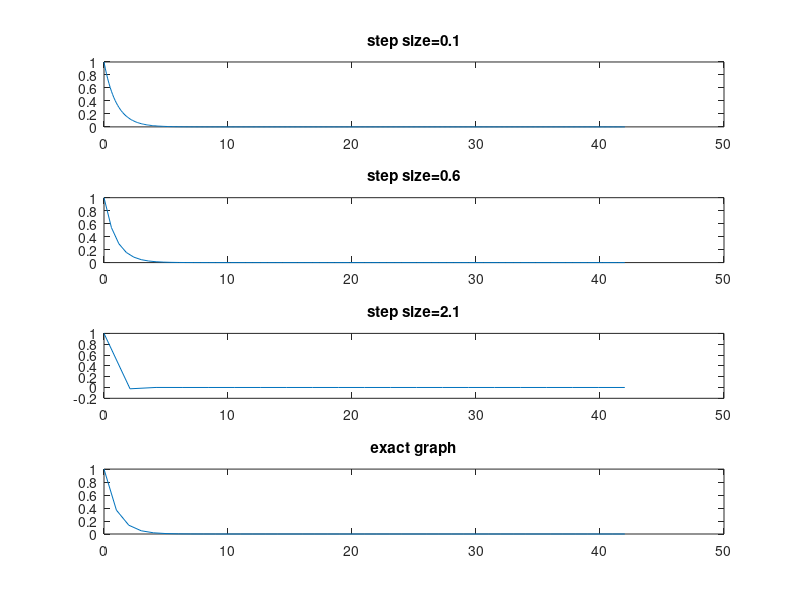

MATLAB code to generate this figure: (Note: this script raises an error after producing the figure.)
clear all;
close all;
clc;
%%
% AKSHAY J_21105012
%%
%defining the grid
T=42;
step_size_1=0.1;%delta(t) values
step_size_2=0.6;
step_size_3=2.1;
%initial values
phi_1(1)=1;
phi_2(1)=1;
phi_3(1)=1;
%%
%calculation of Crank Nicholson
N=T/1;
for n=0:N
    phi_exact(n+1)=exp(-n);
end
N=T/step_size_1;
for n=1:N
    phi_1(n+1)=phi_1(n).*((1-0.5.*step_size_1)./(1+0.5.*step_size_1));

end
N=T/step_size_2;
for n=1:N
    phi_2(n+1)=phi_2(n).*((1-0.5.*step_size_2)./(1+0.5.*step_size_2));
end
N=T/step_size_3;
for n=1:N
      phi_3(n+1)=phi_3(n).*((1-0.5.*step_size_3)./(1+0.5.*step_size_3));
end
%Plot of Crank Nicholson
figure;
subplot(4,1,1)
x1=0:step_size_1:42;
plot(x1,phi_1);
title('step size=0.1');
subplot(4,1,2)
x2=0:step_size_2:42;
plot(x2,phi_2);
title('step size=0.6');
subplot(4,1,3)
x3=0:step_size_3:42;
plot(x3,phi_3);
title('step size=2.1');
subplot(4,1,4)
x4=0:42;
plot(x4,phi_exact);
title('exact graph');
suptitle('Crank Nicholson Subplot')
figure;
plot(x1,phi_1,'-.',x2,phi_2,'.',x3,phi_3,'-',x4,phi_exact,'^')
legend('step size=0.1','step size=0.6','step size=2.1','exact graph')
title('Crank Nicholson Graph');
